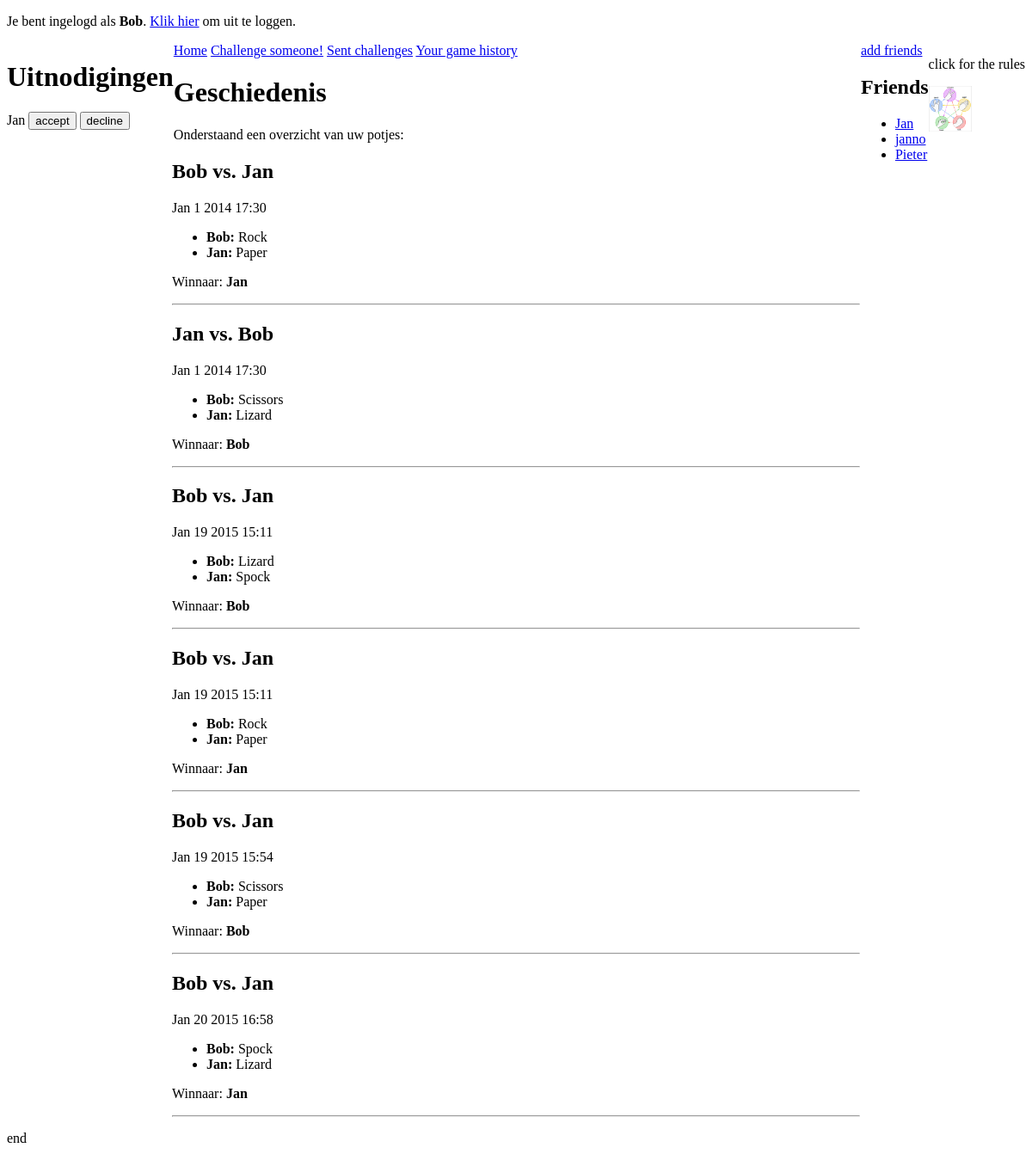
/main/main.php?History (signed in), run on the app's committed database.
### tables this page shows
CREATE TABLE IF NOT EXISTS `friends` (
`ID` int(11) unsigned NOT NULL,
  `create_date` datetime NOT NULL,
  `user_ID` int(11) unsigned NOT NULL,
  `friend_ID` int(11) unsigned NOT NULL
);

CREATE TABLE IF NOT EXISTS `users` (
`ID` int(11) unsigned NOT NULL,
  `create_date` datetime NOT NULL,
  `username` varchar(50) NOT NULL,
  `password` varchar(255) NOT NULL
);

CREATE TABLE IF NOT EXISTS `challenges` (
`ID` int(11) unsigned NOT NULL,
  `create_date` datetime NOT NULL,
  `active` tinyint(1) unsigned NOT NULL,
  `expiration_date` datetime DEFAULT NULL,
  `challenger_user_ID` int(11) unsigned NOT NULL,
  `challenger_move` tinyint(1) unsigned NOT NULL,
  `challenged_user_ID` int(11) unsigned NOT NULL,
  `challenged_move` tinyint(1) unsigned DEFAULT NULL
);

### main/main.php (the view, shortened to what this page needs)
<?php
require_once "../include/dbconnect.php";
if(isset($_SESSION['user']))
{
    require_once "../main/header.php";
    require_once "../main/home.php";
    require_once "../friends/friends.php";
    require_once "../main/invlist.php";
try {
    $db->setAttribute(PDO::ATTR_ERRMODE, PDO::ERRMODE_EXCEPTION);
    $QueryInvite = "SELECT username,challenges.ID FROM challenges
                          LEFT JOIN users ON challenges.challenger_user_ID = users.ID
                          WHERE challenged_user_ID = :UserID AND active= '1'";
    $StInvite = $db->prepare($QueryInvite);
    $StInvite->bindParam(':UserID', $_SESSION['userID'], PDO::PARAM_INT);
    $StInvite->execute();
    while ($aRow = $StInvite->fetch(PDO::FETCH_ASSOC))
    {
        $ID = $aRow["ID"];
        $ChallengeName = $aRow["username"];
       echo "
<form action='../main/main.php?answer' method='post'>
    " . $ChallengeName ."
<input type='submit' name='invitations[$ID][accept]'  value='accept' >
<input type='submit' name='invitations[$ID][decline]' value='decline'>
</form>";
    }
    echo"</div>
<div class='content'>";
}
catch(PDOException $e)
{
    $sMsg = '<p>
            Regelnummer: '.$e->getLine().'<br />
            Bestand: '.$e->getFile().'<br />
            Foutmelding: '.$e->getMessage().'
        </p>';
    trigger_error($sMsg);
}
    if(isset($_GET['Create']))
    {
        include "../challenges/create.php";
    }
    elseif(isset($_GET['Sent']))
    {
        include "../challenges/sent.php";
    }
    elseif(isset($_GET['History']))
    {
        include "../challenges/history.php";
    }
    elseif(isset($_GET['declined']))
    {
        include "../challenges/Declined.php";
    }
    elseif(isset($_GET['Created']))
    {
        include "../challenges/created.php";
    }
    elseif(isset($_GET['answer']))
    {
        include "../challenges/accept.php";
    }
    elseif(isset($_GET['Result']) && isset($_GET['game']))
    {
        include "../challenges/result.php";
    }
    elseif(isset($_GET['addfriends']))
    {
        include "../friends/addfriends.php";
    }
    require_once "../main/footer.php";
}
else
{
    require_once "../logscript/login.php";
}

### friends/friends.script.php (shortened to what this page needs)
<?php
try {
    $db->setAttribute(PDO::ATTR_ERRMODE, PDO::ERRMODE_EXCEPTION);
    $QueryInvite = "SELECT * FROM friends
      LEFT JOIN users ON friends.friend_ID = users.ID
      WHERE friends.user_ID = :UserID";
    $StInvite = $db->prepare($QueryInvite);
    $StInvite->bindParam(':UserID', $_SESSION['userID'], PDO::PARAM_INT);
    $StInvite->execute();
    while ($aRow = $StInvite->fetch(PDO::FETCH_ASSOC)) {
        $friendName = $aRow["username"];
echo "<li><a href='../main/main.php?Create&friend=".$friendName."'>".$friendName."</a></li>";
    }
}
catch(PDOException $e)
{
    $sMsg = '<p>
            Regelnummer: '.$e->getLine().'<br />
            Bestand: '.$e->getFile().'<br />
            Foutmelding: '.$e->getMessage().'
        </p>';
    trigger_error($sMsg);
}

### include/style.css (style rules this page uses)
body { background-color:white; }
.content { margin-left: auto; margin-right: auto; max-width: 800px; }

### data on the page
friends: friend_ID.username "Jan"
friends: friend_ID.username "janno"
friends: friend_ID.username "Pieter"
challenges: challenger_user_ID.username "Jan"

### other printed values
$_SESSION['user'] "Bob"
$game['challenger'] "Bob"
$game['challenged'] "Jan"
$datetime "Jan 1 2014 17:30"
$user "Bob"
$moves[$move] "Rock"
$user "Jan"
$moves[$move] "Paper"
$game['winner'] "Jan"
$game['challenger'] "Jan"
$game['challenged'] "Bob"
$moves[$move] "Scissors"
$moves[$move] "Lizard"
$game['winner'] "Bob"
$datetime "Jan 19 2015 15:11"
